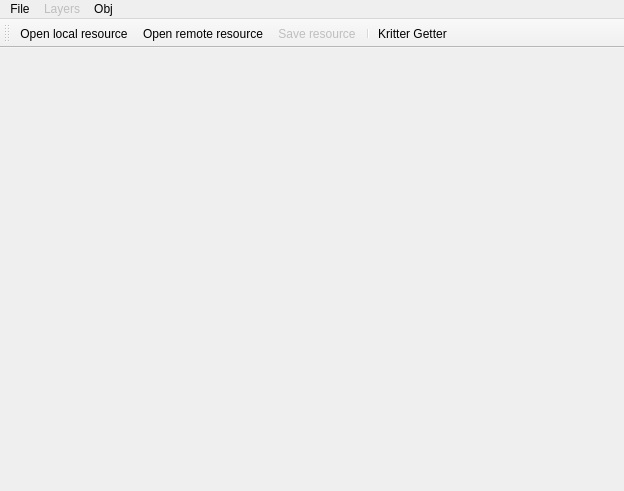
<?xml version="1.0" encoding="UTF-8"?>
<ui version="4.0">
 <class>HafenResTool</class>
 <widget class="QMainWindow" name="HafenResTool">
  <property name="geometry">
   <rect>
    <x>0</x>
    <y>0</y>
    <width>624</width>
    <height>491</height>
   </rect>
  </property>
  <property name="windowTitle">
   <string>HafenResTool</string>
  </property>
  <widget class="QWidget" name="centralWidget">
   <layout class="QHBoxLayout" name="horizontalLayout">
    <item>
     <widget class="LayerWidget" name="layersListWidget" native="true">
      <property name="minimumSize">
       <size>
        <width>200</width>
        <height>0</height>
       </size>
      </property>
      <property name="maximumSize">
       <size>
        <width>200</width>
        <height>16777215</height>
       </size>
      </property>
     </widget>
    </item>
    <item>
     <layout class="QVBoxLayout" name="verticalLayout">
      <item>
       <widget class="QLabel" name="labelResourceName">
        <property name="font">
         <font>
          <pointsize>12</pointsize>
          <bold>true</bold>
         </font>
        </property>
        <property name="text">
         <string/>
        </property>
       </widget>
      </item>
      <item>
       <widget class="QLabel" name="labelResourceVersion">
        <property name="font">
         <font>
          <pointsize>12</pointsize>
          <bold>true</bold>
         </font>
        </property>
        <property name="text">
         <string/>
        </property>
       </widget>
      </item>
      <item>
       <layout class="QHBoxLayout" name="editorLayoutHolder">
        <item>
         <spacer name="horizontalSpacer">
          <property name="orientation">
           <enum>Qt::Orientation::Horizontal</enum>
          </property>
          <property name="sizeHint" stdset="0">
           <size>
            <width>40</width>
            <height>20</height>
           </size>
          </property>
         </spacer>
        </item>
       </layout>
      </item>
      <item>
       <spacer name="verticalSpacer">
        <property name="orientation">
         <enum>Qt::Orientation::Vertical</enum>
        </property>
        <property name="sizeHint" stdset="0">
         <size>
          <width>20</width>
          <height>40</height>
         </size>
        </property>
       </spacer>
      </item>
     </layout>
    </item>
   </layout>
  </widget>
  <widget class="QMenuBar" name="menuBar">
   <property name="geometry">
    <rect>
     <x>0</x>
     <y>0</y>
     <width>624</width>
     <height>21</height>
    </rect>
   </property>
   <widget class="QMenu" name="menuFile">
    <property name="title">
     <string>File</string>
    </property>
    <addaction name="actionLocalResource"/>
    <addaction name="actionRemoteResource"/>
    <addaction name="separator"/>
    <addaction name="actionSaveResource"/>
    <addaction name="separator"/>
    <addaction name="actionQuit"/>
   </widget>
   <widget class="QMenu" name="menuLayers">
    <property name="enabled">
     <bool>false</bool>
    </property>
    <property name="title">
     <string>Layers</string>
    </property>
    <addaction name="actionRemove_layer"/>
    <addaction name="actionRestore_layer"/>
    <addaction name="separator"/>
    <addaction name="actionExport_layer_to_raw_format"/>
    <addaction name="actionReplace_layer_from_raw_format"/>
    <addaction name="actionAdd_layer_from_raw_format"/>
   </widget>
   <widget class="QMenu" name="menuExport_Obj">
    <property name="title">
     <string>Obj</string>
    </property>
    <addaction name="actionExport_Obj"/>
    <addaction name="actionExport_Obj_With_Texture"/>
    <addaction name="actionView"/>
   </widget>
   <addaction name="menuFile"/>
   <addaction name="menuLayers"/>
   <addaction name="menuExport_Obj"/>
  </widget>
  <widget class="QToolBar" name="mainToolBar">
   <property name="windowTitle">
    <string>mainToolBar</string>
   </property>
   <addaction name="actionLocalResource"/>
   <addaction name="actionRemoteResource"/>
   <addaction name="actionSaveResource"/>
   <addaction name="separator"/>
   <addaction name="actionKritterGetter"/>
  </widget>
  <action name="actionLocalResource">
   <property name="icon">
    <iconset resource="appres.qrc">
     <normaloff>:/root/icons/local.png</normaloff>:/root/icons/local.png</iconset>
   </property>
   <property name="text">
    <string>Open local resource</string>
   </property>
   <property name="shortcut">
    <string>Ctrl+L</string>
   </property>
  </action>
  <action name="actionRemoteResource">
   <property name="icon">
    <iconset resource="appres.qrc">
     <normaloff>:/root/icons/remote.png</normaloff>:/root/icons/remote.png</iconset>
   </property>
   <property name="text">
    <string>Open remote resource</string>
   </property>
   <property name="shortcut">
    <string>Ctrl+R</string>
   </property>
  </action>
  <action name="actionQuit">
   <property name="icon">
    <iconset resource="appres.qrc">
     <normaloff>:/root/icons/exit.png</normaloff>:/root/icons/exit.png</iconset>
   </property>
   <property name="text">
    <string>Quit</string>
   </property>
  </action>
  <action name="actionSaveResource">
   <property name="enabled">
    <bool>false</bool>
   </property>
   <property name="text">
    <string>Save resource</string>
   </property>
   <property name="shortcut">
    <string>Ctrl+S</string>
   </property>
  </action>
  <action name="actionRemove_layer">
   <property name="enabled">
    <bool>false</bool>
   </property>
   <property name="text">
    <string>Remove layer</string>
   </property>
   <property name="menuRole">
    <enum>QAction::MenuRole::TextHeuristicRole</enum>
   </property>
   <property name="iconVisibleInMenu">
    <bool>false</bool>
   </property>
  </action>
  <action name="actionRestore_layer">
   <property name="enabled">
    <bool>false</bool>
   </property>
   <property name="text">
    <string>Restore layer</string>
   </property>
   <property name="iconVisibleInMenu">
    <bool>false</bool>
   </property>
  </action>
  <action name="actionExport_layer_to_raw_format">
   <property name="enabled">
    <bool>false</bool>
   </property>
   <property name="text">
    <string>Export layer to raw format</string>
   </property>
  </action>
  <action name="actionReplace_layer_from_raw_format">
   <property name="enabled">
    <bool>false</bool>
   </property>
   <property name="text">
    <string>Replace layer from raw format</string>
   </property>
  </action>
  <action name="actionAdd_layer_from_raw_format">
   <property name="text">
    <string>Add layer from raw format</string>
   </property>
  </action>
  <action name="actionExport_Obj">
   <property name="text">
    <string>Export Obj</string>
   </property>
  </action>
  <action name="actionExport_Obj_With_Texture">
   <property name="text">
    <string>Export Obj + Texture</string>
   </property>
  </action>
  <action name="actionView">
   <property name="text">
    <string>View</string>
   </property>
  </action>
  <action name="actionKritterGetter">
   <property name="text">
    <string>Kritter Getter</string>
   </property>
  </action>
 </widget>
 <layoutdefault spacing="6" margin="11"/>
 <customwidgets>
  <customwidget>
   <class>LayerWidget</class>
   <extends>QWidget</extends>
   <header>widgets/layerwidget.h</header>
   <container>1</container>
  </customwidget>
 </customwidgets>
 <resources>
  <include location="appres.qrc"/>
 </resources>
 <connections/>
</ui>
